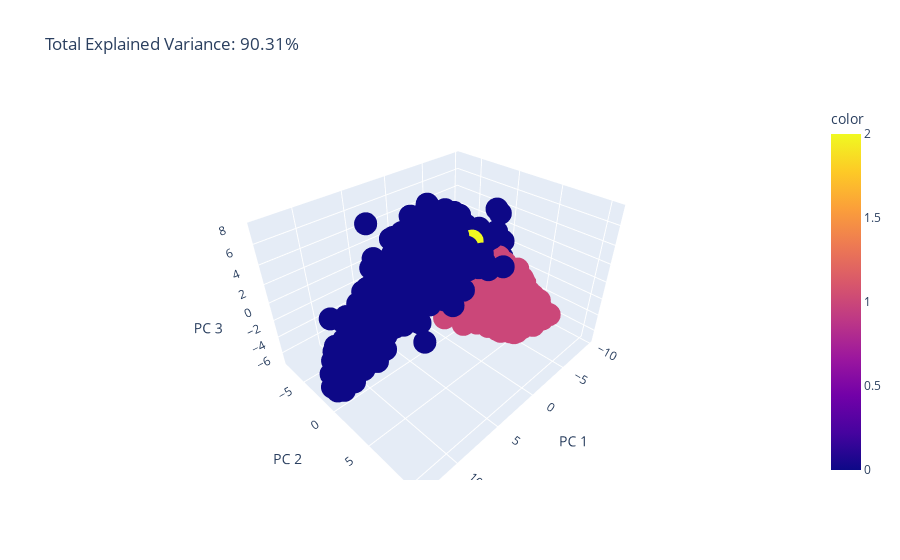

Notebook code for this chart:
### Code cell
fig = px.scatter_3d(
    X_train_dna_pca, x=0, y=1, z=2, color=y_train_dna,
    title=f'Total Explained Variance: {total_var:.2f}%',
    labels={'0': 'PC 1', '1': 'PC 2', '2': 'PC 3'}
)
fig.show()

### Figure 1 — Plotly figure (JSON) as saved in the notebook; plotly's stock layout.template omitted (floating-point values rounded to 4 significant figures; data arrays with more than 128 entries replaced by an {"elided": "..."} marker saying what was removed)
{"data": [{"hovertemplate": "PC 1=%{x}<br>PC 2=%{y}<br>PC 3=%{z}<br>color=%{marker.color}<extra></extra>", "legendgroup": "", "marker": {"color": {"elided": "10371 int values"}, "coloraxis": "coloraxis", "symbol": "circle"}, "mode": "markers", "name": "", "scene": "scene", "showlegend": false, "type": "scatter3d", "x": {"elided": "10371 float values"}, "y": {"elided": "10371 float values"}, "z": {"elided": "10371 float values"}}], "layout": {"coloraxis": {"colorbar": {"title": {"text": "color"}}, "colorscale": [[0, "#0d0887"], [0.1111, "#46039f"], [0.2222, "#7201a8"], [0.3333, "#9c179e"], [0.4444, "#bd3786"], [0.5556, "#d8576b"], [0.6667, "#ed7953"], [0.7778, "#fb9f3a"], [0.8889, "#fdca26"], [1, "#f0f921"]]}, "legend": {"tracegroupgap": 0}, "scene": {"domain": {"x": [0, 1], "y": [0, 1]}, "xaxis": {"title": {"text": "PC 1"}}, "yaxis": {"title": {"text": "PC 2"}}, "zaxis": {"title": {"text": "PC 3"}}}, "title": {"text": "Total Explained Variance: 90.31%"}}}
